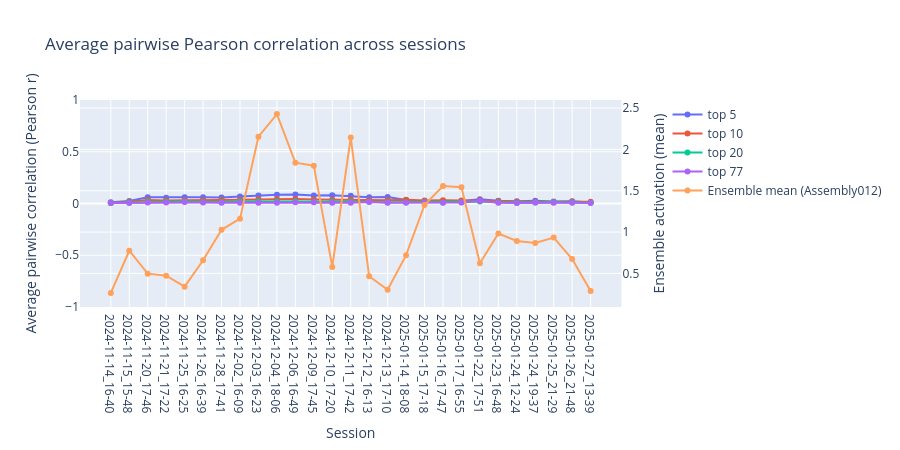

The notebook cell saved with this chart:
### Code cell
top_ns = [5, 10, 20, 77]
session_ids_all = fr_track_selected.index.get_level_values("session_id").unique()
fr_used = fr_z_all_sess

def mean_offdiag_corr(corr_df: pd.DataFrame) -> float:
    k = corr_df.shape[0]
    if k < 2:
        return np.nan
    iu = np.triu_indices(k, k=1)
    vals = corr_df.to_numpy()[iu]
    return float(np.nanmean(vals))

# second y-axis for ensemble mean
fig = make_subplots(specs=[[{"secondary_y": True}]])

for top_n in top_ns:
    top_n_neurons = neurons_ordered[-top_n:]
    rows = []

    for session_id in session_ids_all:
        try:
            neuron_data_session = fr_used.xs(session_id, level=2) 

            unit_cols = [
                c for c in neuron_data_session.columns
                if isinstance(c, str) and c.startswith("Unit")
            ]
            neuron_data_session = neuron_data_session[unit_cols]

            top_unit_cols = [
                f"Unit{i+1:04d}" for i in top_n_neurons
                if f"Unit{i+1:04d}" in neuron_data_session.columns
            ]

            neuron_data_top = neuron_data_session[top_unit_cols]
            print(neuron_data_top.keys())
            corr = neuron_data_top.corr(method="pearson")
            avg_corr = mean_offdiag_corr(corr)

            rows.append((session_id, avg_corr))
        except Exception:
            rows.append((session_id, np.nan))

    df_avg = pd.DataFrame(rows, columns=["session_id", "avg_pairwise_corr"])

    fig.add_trace(
        go.Scatter(
            x=df_avg["session_id"],
            y=df_avg["avg_pairwise_corr"],
            mode="lines+markers",
            name=f"top {top_n}",
        ),
        secondary_y=False,
    )

# ensemble mean per session (one trace on the right y-axis)
ens_mean = (
    ensamble_proj["Assembly012"]
    .groupby(level=0)
    .mean()
    .reindex(session_ids_all)
)

fig.add_trace(
    go.Scatter(
        x=ens_mean.index,
        y=ens_mean.values,
        mode="lines+markers",
        name="Ensemble mean (Assembly012)",
    ),
    secondary_y=True,
)

fig.update_layout(
    title="Average pairwise Pearson correlation across sessions",
    width=900,
    height=450,
)

fig.update_xaxes(title_text="Session")

fig.update_yaxes(
    title_text="Average pairwise correlation (Pearson r)",
    range=[-1, 1],
    secondary_y=False,
)

fig.update_yaxes(
    title_text="Ensemble activation (mean)",
    secondary_y=True,
)

fig.show()

### Figure 1 — Plotly figure (JSON) as saved in the notebook; plotly's stock layout.template omitted (floating-point values rounded to 4 significant figures)
{"data": [{"mode": "lines+markers", "name": "top 5", "type": "scatter", "x": ["2024-11-14_16-40", "2024-11-15_15-48", "2024-11-20_17-46", "2024-11-21_17-22", "2024-11-25_16-25", "2024-11-26_16-39", "2024-11-28_17-41", "2024-12-02_16-09", "2024-12-03_16-23", "2024-12-04_18-06", "2024-12-06_16-49", "2024-12-09_17-45", "2024-12-10_17-20", "2024-12-11_17-42", "2024-12-12_16-13", "2024-12-13_17-10", "2025-01-14_18-08", "2025-01-15_17-18", "2025-01-16_17-47", "2025-01-17_16-55", "2025-01-22_17-51", "2025-01-23_16-48", "2025-01-24_12-24", "2025-01-24_19-37", "2025-01-25_21-29", "2025-01-26_21-48", "2025-01-27_13-39"], "xaxis": "x", "y": [0.01232, 0.02425, 0.05975, 0.05639, 0.0601, 0.06025, 0.05753, 0.06723, 0.07683, 0.08531, 0.08589, 0.07688, 0.08041, 0.0741, 0.06121, 0.0638, 0.0335, 0.01997, 0.01805, 0.02315, 0.04147, 0.02774, 0.02224, 0.02572, 0.0203, 0.02237, 0.0106], "yaxis": "y"}, {"mode": "lines+markers", "name": "top 10", "type": "scatter", "x": ["2024-11-14_16-40", "2024-11-15_15-48", "2024-11-20_17-46", "2024-11-21_17-22", "2024-11-25_16-25", "2024-11-26_16-39", "2024-11-28_17-41", "2024-12-02_16-09", "2024-12-03_16-23", "2024-12-04_18-06", "2024-12-06_16-49", "2024-12-09_17-45", "2024-12-10_17-20", "2024-12-11_17-42", "2024-12-12_16-13", "2024-12-13_17-10", "2025-01-14_18-08", "2025-01-15_17-18", "2025-01-16_17-47", "2025-01-17_16-55", "2025-01-22_17-51", "2025-01-23_16-48", "2025-01-24_12-24", "2025-01-24_19-37", "2025-01-25_21-29", "2025-01-26_21-48", "2025-01-27_13-39"], "xaxis": "x", "y": [0.007268, 0.01571, 0.03354, 0.0285, 0.03191, 0.03026, 0.03275, 0.03674, 0.04147, 0.04192, 0.04398, 0.03828, 0.03567, 0.03807, 0.0321, 0.03063, 0.03621, 0.02943, 0.0316, 0.02924, 0.03168, 0.02482, 0.01578, 0.01516, 0.01552, 0.01901, 0.01695], "yaxis": "y"}, {"mode": "lines+markers", "name": "top 20", "type": "scatter", "x": ["2024-11-14_16-40", "2024-11-15_15-48", "2024-11-20_17-46", "2024-11-21_17-22", "2024-11-25_16-25", "2024-11-26_16-39", "2024-11-28_17-41", "2024-12-02_16-09", "2024-12-03_16-23", "2024-12-04_18-06", "2024-12-06_16-49", "2024-12-09_17-45", "2024-12-10_17-20", "2024-12-11_17-42", "2024-12-12_16-13", "2024-12-13_17-10", "2025-01-14_18-08", "2025-01-15_17-18", "2025-01-16_17-47", "2025-01-17_16-55", "2025-01-22_17-51", "2025-01-23_16-48", "2025-01-24_12-24", "2025-01-24_19-37", "2025-01-25_21-29", "2025-01-26_21-48", "2025-01-27_13-39"], "xaxis": "x", "y": [0.004876, 0.009347, 0.01855, 0.01624, 0.01946, 0.01535, 0.01426, 0.01862, 0.01854, 0.02016, 0.02273, 0.01798, 0.01587, 0.01698, 0.01637, 0.01161, 0.01264, 0.0133, 0.01054, 0.01328, 0.01858, 0.01172, 0.007741, 0.009797, 0.01128, 0.01105, 0.00816], "yaxis": "y"}, {"mode": "lines+markers", "name": "top 77", "type": "scatter", "x": ["2024-11-14_16-40", "2024-11-15_15-48", "2024-11-20_17-46", "2024-11-21_17-22", "2024-11-25_16-25", "2024-11-26_16-39", "2024-11-28_17-41", "2024-12-02_16-09", "2024-12-03_16-23", "2024-12-04_18-06", "2024-12-06_16-49", "2024-12-09_17-45", "2024-12-10_17-20", "2024-12-11_17-42", "2024-12-12_16-13", "2024-12-13_17-10", "2025-01-14_18-08", "2025-01-15_17-18", "2025-01-16_17-47", "2025-01-17_16-55", "2025-01-22_17-51", "2025-01-23_16-48", "2025-01-24_12-24", "2025-01-24_19-37", "2025-01-25_21-29", "2025-01-26_21-48", "2025-01-27_13-39"], "xaxis": "x", "y": [0.004827, 0.005657, 0.00929, 0.008931, 0.01469, 0.008804, 0.006216, 0.007237, 0.006974, 0.006532, 0.0122, 0.01319, 0.008155, 0.00688, 0.01464, 0.006998, 0.006823, 0.009472, 0.007205, 0.01048, 0.02505, 0.006783, 0.005118, 0.009026, 0.008429, 0.007013, 0.005504], "yaxis": "y"}, {"mode": "lines+markers", "name": "Ensemble mean (Assembly012)", "type": "scatter", "x": ["2024-11-14_16-40", "2024-11-15_15-48", "2024-11-20_17-46", "2024-11-21_17-22", "2024-11-25_16-25", "2024-11-26_16-39", "2024-11-28_17-41", "2024-12-02_16-09", "2024-12-03_16-23", "2024-12-04_18-06", "2024-12-06_16-49", "2024-12-09_17-45", "2024-12-10_17-20", "2024-12-11_17-42", "2024-12-12_16-13", "2024-12-13_17-10", "2025-01-14_18-08", "2025-01-15_17-18", "2025-01-16_17-47", "2025-01-17_16-55", "2025-01-22_17-51", "2025-01-23_16-48", "2025-01-24_12-24", "2025-01-24_19-37", "2025-01-25_21-29", "2025-01-26_21-48", "2025-01-27_13-39"], "xaxis": "x", "y": [0.2644, 0.7744, 0.4973, 0.472, 0.3396, 0.659, 1.028, 1.162, 2.153, 2.427, 1.84, 1.804, 0.5792, 2.143, 0.4657, 0.303, 0.7213, 1.327, 1.556, 1.543, 0.624, 0.9833, 0.8928, 0.867, 0.9339, 0.6731, 0.287], "yaxis": "y2"}], "layout": {"height": 450, "title": {"text": "Average pairwise Pearson correlation across sessions"}, "width": 900, "xaxis": {"anchor": "y", "domain": [0, 0.94], "title": {"text": "Session"}}, "yaxis": {"anchor": "x", "domain": [0, 1], "range": [-1, 1], "title": {"text": "Average pairwise correlation (Pearson r)"}}, "yaxis2": {"anchor": "x", "overlaying": "y", "side": "right", "title": {"text": "Ensemble activation (mean)"}}}}
